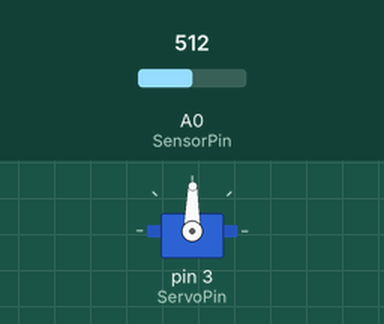
The sketch below on a simulated Arduino Uno, built with avr-gcc and run on an emulated ATmega328P. Shown: servo. The inputs (shaded band) are chosen by the test bench; at power-on: A0 (SensorPin) = 512.

Above: at 1.2 s.
1.3 s: A0 (SensorPin) set to 716
At 2.5 s:
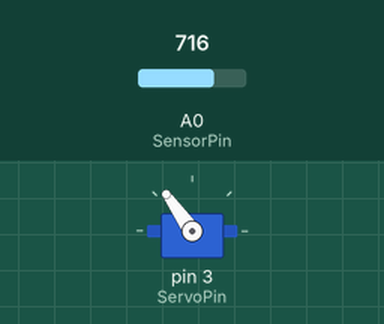
2.8 s: A0 (SensorPin) set to 900
At 3.6 s:
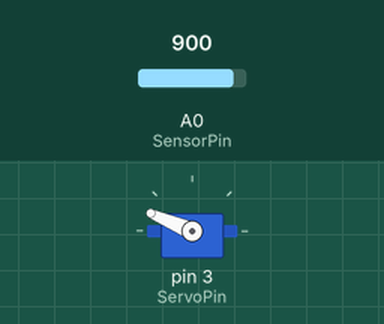
4.3 s: A0 (SensorPin) set to 1023
At 5.0 s:
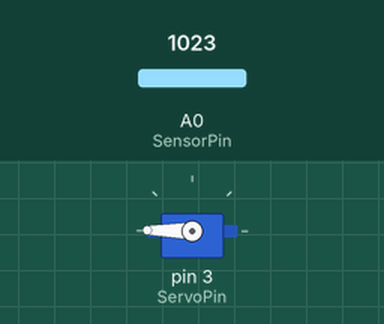
5.8 s: A0 (SensorPin) set to 306
At 7.0 s:
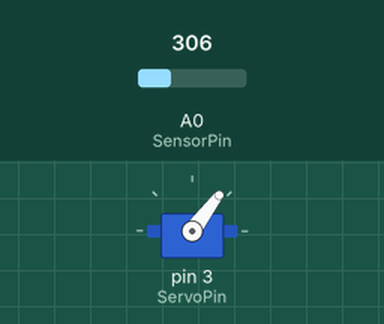
7.3 s: A0 (SensorPin) set to 122
At 8.5 s:
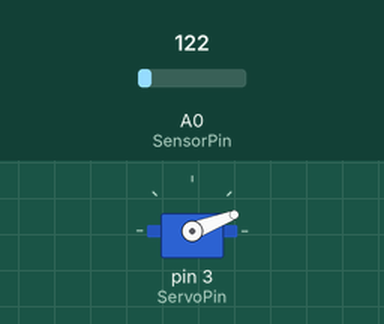
8.8 s: A0 (SensorPin) set to 511
At 9.4 s:
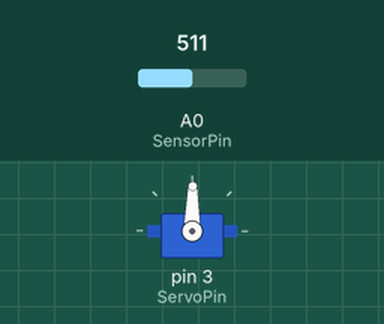
Timing chart, 0 to 11.3 s (numbered marks = the images above; inputs shaded):
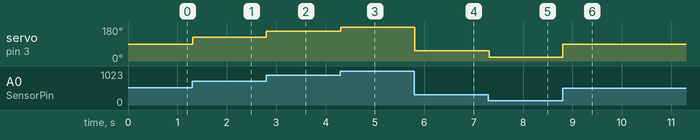

The sketch:

joystick_servo.ino
```cpp
#include <Servo.h>

int SensorPin = A0;    // select the input pin for the potentiometer
int ServoPin = 3;      // select the pin for the LED
Servo myservo;

void setup() {
  myservo.attach(ServoPin);  // attaches the servo on pin 9 to the servo object
}

void loop() {
  // read the value from the sensor:
  int sensorValue = (analogRead(SensorPin));
  myservo.write(map(sensorValue, 0, 1023, 0, 179));     // scale it to use it with the servo (value between 0 and 180)
  delay(15);
}
```

Measured:
- after the input at 1.3 s, servo on pin 3 (ServoPin): 89° → 125° at once
- after the input at 2.8 s, servo on pin 3 (ServoPin): 125° → 157° at once
- after the input at 4.3 s, servo on pin 3 (ServoPin): 157° → 179° at once
- after the input at 5.8 s, servo on pin 3 (ServoPin): 179° → 53° at once
- after the input at 7.3 s, servo on pin 3 (ServoPin): 53° → 21° at once
- after the input at 8.8 s, servo on pin 3 (ServoPin): 21° → 89° at once
